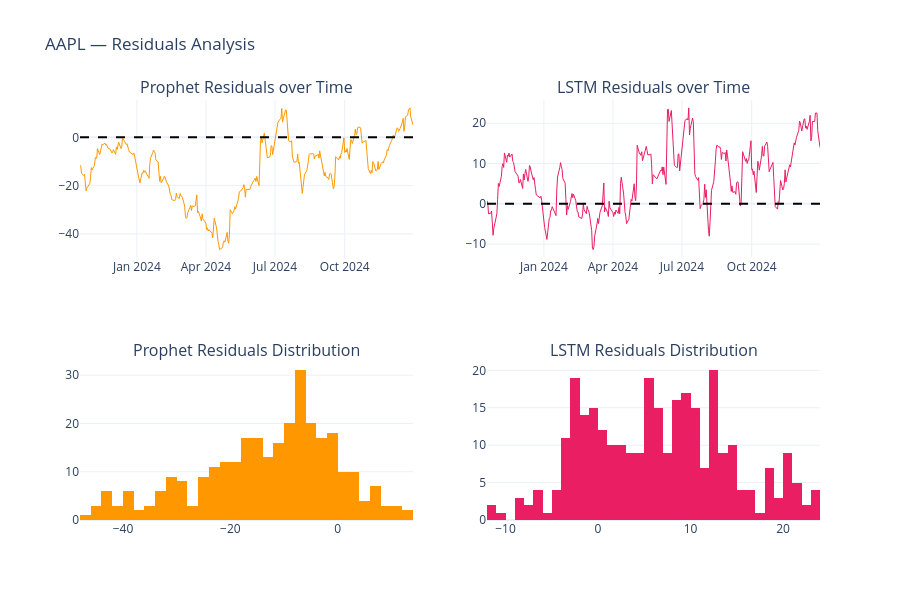

Source (notebook cell):
### Code cell
# Align lengths
prophet_residuals = test_p["y"].values - test_fc["yhat"].values
lstm_residuals    = actual.flatten() - predictions.flatten()

# Use shorter length if mismatch
min_len = min(len(prophet_residuals), len(lstm_residuals))
prophet_residuals = prophet_residuals[:min_len]
lstm_residuals    = lstm_residuals[:min_len]
dates_common      = test_dates[:min_len]

fig = make_subplots(rows=2, cols=2,
    subplot_titles=[
        "Prophet Residuals over Time", "LSTM Residuals over Time",
        "Prophet Residuals Distribution", "LSTM Residuals Distribution"
    ])

# Prophet residuals over time
fig.add_trace(go.Scatter(x=dates_common, y=prophet_residuals,
    line=dict(color="#FF9800", width=1), name="Prophet Residuals"), row=1, col=1)
fig.add_hline(y=0, line_dash="dash", line_color="black", row=1, col=1)

# LSTM residuals over time
fig.add_trace(go.Scatter(x=dates_common, y=lstm_residuals,
    line=dict(color="#E91E63", width=1), name="LSTM Residuals"), row=1, col=2)
fig.add_hline(y=0, line_dash="dash", line_color="black", row=1, col=2)

# Distributions
fig.add_trace(go.Histogram(x=prophet_residuals, nbinsx=40,
    marker_color="#FF9800", name="Prophet Dist"), row=2, col=1)
fig.add_trace(go.Histogram(x=lstm_residuals, nbinsx=40,
    marker_color="#E91E63", name="LSTM Dist"), row=2, col=2)

fig.update_layout(
    title=f"{TICKER} — Residuals Analysis",
    height=600, template="plotly_white", showlegend=False
)
fig.show()

print(f"\nProphet → Mean residual: ${prophet_residuals.mean():.3f} | Std: ${prophet_residuals.std():.3f}")
print(f"LSTM    → Mean residual: ${lstm_residuals.mean():.3f} | Std: ${lstm_residuals.std():.3f}")

### Figure 1 — Plotly figure (JSON) as saved in the notebook; plotly's stock layout.template omitted (floating-point values rounded to 4 significant figures; data arrays with more than 128 entries replaced by an {"elided": "..."} marker saying what was removed)
{"data": [{"line": {"color": "#FF9800", "width": 1}, "name": "Prophet Residuals", "type": "scatter", "x": {"elided": "302 str values"}, "xaxis": "x", "y": {"elided": "302 float values"}, "yaxis": "y"}, {"line": {"color": "#E91E63", "width": 1}, "name": "LSTM Residuals", "type": "scatter", "x": {"elided": "302 str values"}, "xaxis": "x2", "y": {"elided": "302 float values"}, "yaxis": "y2"}, {"marker": {"color": "#FF9800"}, "name": "Prophet Dist", "nbinsx": 40, "type": "histogram", "x": {"elided": "302 float values"}, "xaxis": "x3", "yaxis": "y3"}, {"marker": {"color": "#E91E63"}, "name": "LSTM Dist", "nbinsx": 40, "type": "histogram", "x": {"elided": "302 float values"}, "xaxis": "x4", "yaxis": "y4"}], "layout": {"annotations": [{"font": {"size": 16}, "showarrow": false, "text": "Prophet Residuals over Time", "x": 0.225, "xanchor": "center", "xref": "paper", "y": 1, "yanchor": "bottom", "yref": "paper"}, {"font": {"size": 16}, "showarrow": false, "text": "LSTM Residuals over Time", "x": 0.775, "xanchor": "center", "xref": "paper", "y": 1, "yanchor": "bottom", "yref": "paper"}, {"font": {"size": 16}, "showarrow": false, "text": "Prophet Residuals Distribution", "x": 0.225, "xanchor": "center", "xref": "paper", "y": 0.375, "yanchor": "bottom", "yref": "paper"}, {"font": {"size": 16}, "showarrow": false, "text": "LSTM Residuals Distribution", "x": 0.775, "xanchor": "center", "xref": "paper", "y": 0.375, "yanchor": "bottom", "yref": "paper"}], "height": 600, "shapes": [{"line": {"color": "black", "dash": "dash"}, "type": "line", "x0": 0, "x1": 1, "xref": "x domain", "y0": 0, "y1": 0, "yref": "y"}, {"line": {"color": "black", "dash": "dash"}, "type": "line", "x0": 0, "x1": 1, "xref": "x2 domain", "y0": 0, "y1": 0, "yref": "y2"}], "showlegend": false, "title": {"text": "AAPL — Residuals Analysis"}, "xaxis": {"anchor": "y", "domain": [0, 0.45]}, "xaxis2": {"anchor": "y2", "domain": [0.55, 1]}, "xaxis3": {"anchor": "y3", "domain": [0, 0.45]}, "xaxis4": {"anchor": "y4", "domain": [0.55, 1]}, "yaxis": {"anchor": "x", "domain": [0.625, 1]}, "yaxis2": {"anchor": "x2", "domain": [0.625, 1]}, "yaxis3": {"anchor": "x3", "domain": [0, 0.375]}, "yaxis4": {"anchor": "x4", "domain": [0, 0.375]}}}
